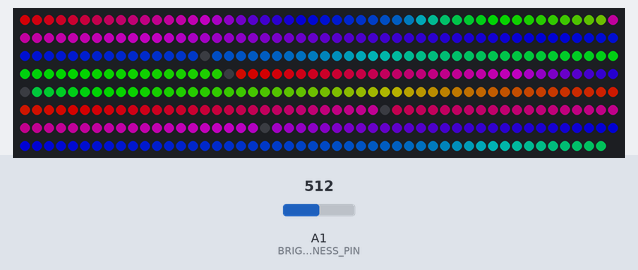
This sketch was run on a simulated Arduino Uno, built with avr-gcc and run on an emulated ATmega328P. Parts: 399 RGB LEDs in strip order, left to right, continuing on the next row. The test bench sets the inputs (shaded band); at power-on: A1 (BRIGHTNESS_PIN) = 512. Dim RGB values are drawn brighter than linear; colours are those a GRB WS2812 strip shows for the declared byte order.

Above: at 4.2 s.
4.3 s: A1 (BRIGHTNESS_PIN) set to 389
5.8 s: A1 (BRIGHTNESS_PIN) set to 409
7.4 s: A1 (BRIGHTNESS_PIN) set to 511
At 7.82 s:
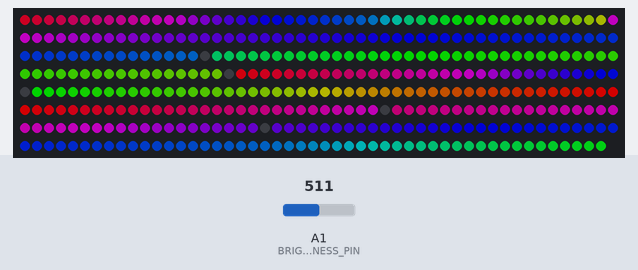
At 11.72 s:
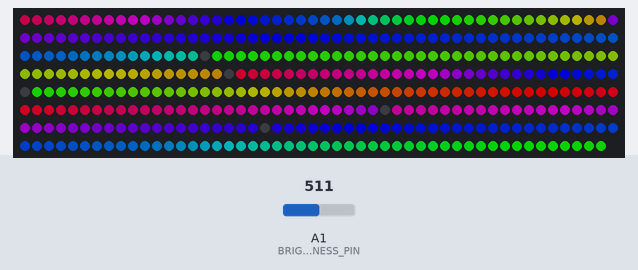

The sketch:

LightPainting02_test1.ino
```cpp
#define FASTLED_ALLOW_INTERRUPTS 0
#define FASTLED_INTERNAL
#include <FastLED.h>

#define DATA_PIN    5
const int BRIGHTNESS_PIN = 15;
#define LED_TYPE    WS2812B
#define COLOR_ORDER BRG
#define NUM_LEDS    399
CRGB leds[NUM_LEDS];
#define BRIGHTNESS          0
#define FRAMES_PER_SECOND  120
#define MAX_BRIGHTNESS 255
#define MIN_BRIGHTNESS 10

long frameCount = 0;

int overallDelay = 10;
int overallTime = 1000; //time in ms * delay (ex 1000 would be 10 seconds if our overall delay is 10)

int aTime = overallTime;
int bTime = overallTime;
int cTime = overallTime/2;
int dTime = overallTime;
int eTime = overallTime;
int fTime = overallTime;
int gTime = overallTime;

int bColor = 0;

const int numReadings = 10;

int readings[numReadings];      // the readings from the analog input
int readIndex = 0;              // the index of the current reading
int total = 0;                  // the running total
int average = 0;                // the average

void setup() {
  delay(3000); // 3 second delay for recovery
  for (int thisReading = 0; thisReading < numReadings; thisReading++) {
    readings[thisReading] = 0;
  }
  FastLED.addLeds<LED_TYPE,DATA_PIN,COLOR_ORDER>(leds, NUM_LEDS).setCorrection(TypicalLEDStrip);
  FastLED.setBrightness(255);
  pinMode(BRIGHTNESS_PIN, INPUT);
  }


void loop() {

  FastLED.clear();

//stuff for averaging readings from the pot
// subtract the last reading:
//  total = total - readings[readIndex];
//  // read from the sensor:
//  readings[readIndex] = analogRead(BRIGHTNESS_PIN);
//  // add the reading to the total:
//  total = total + readings[readIndex];
//  // advance to the next position in the array:
//  readIndex = readIndex + 1;
//
//  // if we're at the end of the array...
//  if (readIndex >= numReadings) {
//    // ...wrap around to the beginning:
//    readIndex = 0;
//  }
//
//  // calculate the average:
//  average = total / numReadings;

  int mappedValue = map(analogRead(BRIGHTNESS_PIN), 0, 1023, 0, 255); //map knob to bightness range
  //overallTime = mappedValue;

  Serial.println(mappedValue);
  FastLED.setBrightness(constrain(mappedValue, MIN_BRIGHTNESS, MAX_BRIGHTNESS));
  frameCount++;
  frameCount % overallTime; //overall delay is 10, so this number * 10 is our timebase

  for(int i=0;i<49;i++){    //A
    int aCount = frameCount % aTime;
    int aHue = map(aCount, 0, aTime, 0, 255);
    leds[i] = CHSV(aHue+(i*4),255,255);
  }
   for(int i=49;i<115;i++){    //B
    int bCount = frameCount % bTime;
    int bHue = map(bCount, 0, bTime, 0, 255);
    leds[i] = CHSV(bHue+(i*1),255,255);
  }
    for(int i=116;i<167;i++){    //C
    int cCount = frameCount % cTime;
    int cHue = map(cCount, 0, cTime, 0, 255);
    leds[i] = CHSV(cHue+(i*1),255,255);
  }
  for(int i=168;i<200;i++){    //D
    int dCount = frameCount % dTime;
    int dHue = map(dCount, 0, dTime, 0, 255);
    leds[i] = CHSV(dHue+(i*3),255,255);
  }
   for(int i=201;i<280;i++){    //E
    int eCount = frameCount % eTime;
    int eHue = map(eCount, 0, eTime, 0, 255);
    leds[i] = CHSV(eHue+(i*2),255,255);
  }
  for(int i=281;i<320;i++){    //F
    int fCount = frameCount % fTime;
    int fHue = map(fCount, 0, fTime, 0, 255);
    leds[i] = CHSV(fHue+(i*1),255,255);
  }
  for(int i=321;i<399;i++){    //G
    int gCount = frameCount % gTime;
    int gHue = map(gCount, 0, gTime, 0, 255);
    leds[i] = CHSV(gHue+(i*1),255,255);
  }


  FastLED.show();
  FastLED.delay(1000/FRAMES_PER_SECOND);

  delay(overallDelay);
}
```
